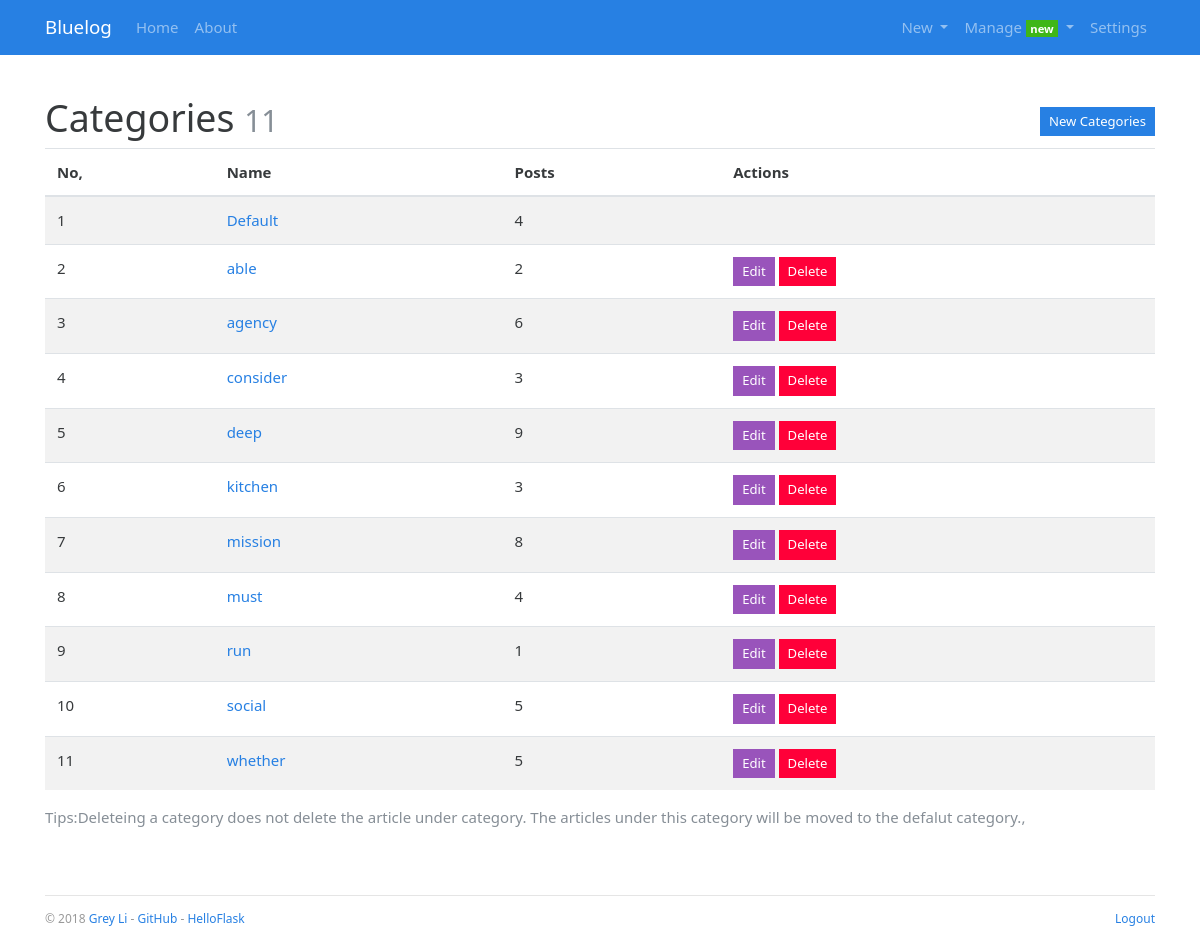
Screenshot of /admin/category/manage (signed in) with the database file from the repository.
### bluelog/models.py (models this page shows, shortened)
class Admin(db.Model,UserMixin):
    id = db.Column(db.Integer,primary_key=True)
    username = db.Column(db.String(20))
    password_hash = db.Column(db.String(128))
    blog_title = db.Column(db.String(60))
    blog_sub_title = db.Column(db.String(100))
    name = db.Column(db.String(30))
    about = db.Column(db.Text)

class Category(db.Model):
    id = db.Column(db.Integer,primary_key=True)
    name = db.Column(db.String(30),unique=True)
    posts = db.relationship('Post',back_populates='category')

### bluelog/blueprints/admin.py (the view)
@admin_bp.route('/category/manage')
@login_required
def manage_category():
	return render_template('admin/manage_category.html')

### bluelog/__init__.py (called while the page is built)
def register_template_context(app):
    @app.context_processor
    def make_template_context():
        admin = Admin.query.first()
        categories = Category.query.order_by(Category.name).all()
        links = Link.query.order_by(Link.name).all()
        if current_user.is_authenticated:
            unread_comments = Comment.query.filter_by(reviewed=False).count()
        else:
            unread_comments = None
        return dict(admin=admin, categories=categories, links=links, unread_comments=unread_comments)

def register_request_handlers(app):
    @app.after_request
    def query_profiler(response):
        for q in get_debug_queries():
            if q.duration >= app.config['BLUELOG_SLOW_QUERY_THRESHOLD']:
                app.logger.warning(
                    'Slow query: Duration: %fs\n Context: %s\n Query: %s\n'
                    % (q.duration, q.context, q.statement)
                )
        return response

### bluelog/extensions.py (called while the page is built)
@login_manage.user_loader
def load_user(user_id):
	from bluelog.models import Admin
	user = Admin.query.get(int(user_id))
	return user

### bluelog/templates/admin/manage_category.html (shortened to what this page needs)
{% extends 'base.html' %}
{% from 'bootstrap/form.html' import render_form %}
{% block content %}
<div class="page-header">
    <h1>Categories
        <small class="text-muted">{{ categories|length }}</small>
        <span class="float-right">
            <a class="btn btn-primary btn-sm" href="{{ url_for('.new_category') }}">New Categories</a>
        </span>
    </h1>
    {% if categories %}
    <table class="table table-striped">
        <thead>
        <tr>
            <th>No,</th>
            <th>Name</th>
            <th>Posts</th>
            <th>Actions</th>
        </tr>
        </thead>
        {% for category in categories %}
        <tr>
            <td>{{ loop.index }}</td>
            <td><a href="{{ url_for('blog.show_category',category_id=category.id) }}">{{ category.name }}</a></td>
            <td>{{ category.posts|length }}</td>
            <td>
                {% if category.id != 1 %}
                <a class="btn btn-info btn-sm" href="{{ url_for('.edit_category',category_id=category.id) }}">Edit</a>
                <form class="inline" method="post" action="{{ url_for('.delete_category',category_id=category.id) }}">
                    <button type="submit" class="btn btn-danger btn-sm" onclick="return confirm('Are you sure?');">
                        Delete
                    </button>
                </form>
                {% endif %}
            </td>
        </tr>
        {% endfor %}
    </table>
    <p class="text-muted">
        Tips:Deleteing a category does not delete the article under category.
        The articles under this category will be moved to the defalut category.,
    </p>
    {% else %}
    <div class="tip"><h5>No categories.</h5></div>
    {% endif %}
</div>
{% endblock %}

### bluelog/templates/base.html (shortened to what this page needs)
{% from 'bootstrap/nav.html' import render_nav_item %}
<!DOCTYPE html>
<html lang="en">
<head>
    {% block head %}
    <link rel="stylesheet"
          href="{{ url_for('static', filename='css/%s.min.css' % request.cookies.get('theme', 'perfect_blue')) }}"
          type="text/css">
    <link rel="stylesheet" href="{{ url_for('static', filename='css/style.css') }}" type="text/css">
    {% endblock head %}
</head>
<body>
{% block nav %}
<nav class="navbar navbar-expand-lg navbar-dark bg-primary">
    <div class="container">
        <a class="navbar-brand" href="{{ url_for('blog.index') }}">{{ admin.blog_title }}</a>
        <div class="collapse navbar-collapse" id="navbarColor01">
            <ul class="navbar-nav mr-auto">
                {{ render_nav_item('blog.index', 'Home') }}
                {{ render_nav_item('blog.about', 'About') }}
            </ul>
            <ul class="nav navbar-nav navbar-right">
                {% if current_user.is_authenticated %}
                <li class="nav-item dropdown">
                    <a href="#" class="nav-link dropdown-toggle" data-toggle="dropdown" role="button"
                       aria-haspopup="true"
                       aria-expanded="false">
                        New
                    </a>
                </li>
                <li class="nav-item dropdown">
                    <a href="#" class="nav-link dropdown-toggle" data-toggle="dropdown" role="button"
                       aria-haspopup="true"
                       aria-expanded="false">
                        Manage
                        {% if unread_comments %}
                        <span class="badge badge-success">new</span>
                        {% endif %}
                    </a>
                </li>
                {{ render_nav_item('admin.settings', 'Settings') }}
                {% endif %}
            </ul>
        </div>
    </div>
</nav>
{% endblock nav %}
<main class="container">
    {% block content %}{% endblock content %}
    {% block footer %}
    <footer>
        <p class="float-left">
            <small> &copy; 2018 <a href="http://greyli.com" title="Written by Grey Li">Grey Li</a> -
                <a href="https://github.com/greyli/bluelog" title="Fork me on GitHub">GitHub</a> -
                <a href="http://helloflask.com" title="A HelloFlask project">HelloFlask</a>
            </small>
        </p>
        <p class="float-right">
            <small>
                {% if current_user.is_authenticated %}
                <a href="{{ url_for('auth.logout', next=request.full_path) }}">Logout</a>
                {% else %}
                <a href="{{ url_for('auth.login', next=request.full_path) }}">Login</a>
                {% endif %}
            </small>
        </p>
    </footer>
    {% endblock footer %}
</main>
</body>
</html>

### bluelog/static/css/style.css (style rules this page uses)
nav { margin-bottom: 20px; }
.inline { display: inline; }
.page-header { padding-top: 20px; padding-bottom: 20px; }
footer { margin-top: 30px; padding: 10px 0 40px; color: #999; border-top: 1px solid #e5e5e5; }

### rows the page displays
Admin: blog_title "Bluelog"
Category: name "Default", posts|length "4"
Category: name "able", posts|length "2"
Category: name "agency", posts|length "6"
Category: name "consider", posts|length "3"
Category: name "deep", posts|length "9"
Category: name "kitchen", posts|length "3"
Category: name "mission", posts|length "8"
Category: name "must", posts|length "4"
Category: name "run", posts|length "1"
Category: name "social", posts|length "5"
Category: name "whether", posts|length "5"

### other values shown
{{ render_nav_item('blog.index', 'Home') }} "Home"
{{ render_nav_item('blog.about', 'About') }} "About"
{{ render_nav_item('admin.settings', 'Settings') }} "Settings"
{{ categories|length }} "11"
